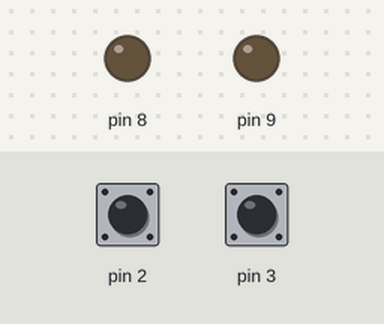
The sketch below on a simulated Arduino Uno, built with avr-gcc and run on an emulated ATmega328P. On the bench: output pins drawn as LEDs (lit = HIGH). The inputs (shaded band) are chosen by the test bench; at power-on: pin 2 HIGH, pin 3 HIGH.

Above: at 1.2 s.
1.3 s: pin 2 pulled LOW for 0.15 s
3.3 s: pin 3 pulled LOW for 0.15 s
5.3 s: pin 3 pulled LOW for 3.2 s
At 6.9 s:
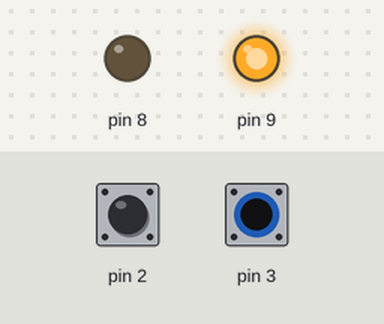
10.3 s: pin 2 pulled LOW for 3.2 s
At 11.9 s:
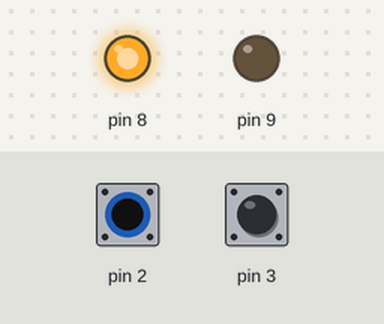
15.3 s: pin 2 driven LOW and pin 3 driven LOW
At 17.3 s:
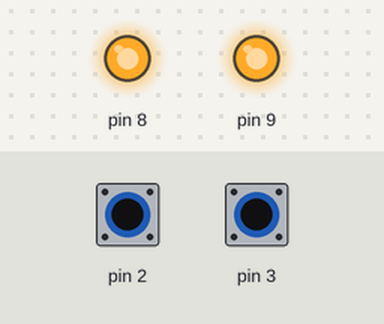
Timing chart, 0 to 18.8 s (numbered marks = the images above; inputs shaded):
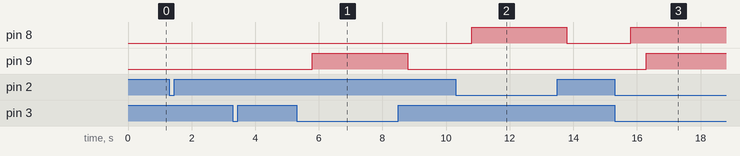

Measured:
- after the input at 5.3 s, pin 9: LOW → HIGH after 0.50 s, → LOW 3.0 s later
- after the input at 10.3 s, pin 8: LOW → HIGH after 0.50 s, → LOW 3.0 s later
- after the input at 15.3 s, pin 8: LOW → HIGH after 0.50 s; pin 9: LOW → HIGH after 1.0 s

The sketch:

sketch_may10a.ino
```cpp
void setup() {
  pinMode(8, OUTPUT); // устанавливаем пин 1 на выход
  pinMode(9, OUTPUT); // устанавливаем пин 2 на выход
  pinMode(2, INPUT_PULLUP); // устанавливаем пин 3 на вход с подтяжкой
  pinMode(3, INPUT_PULLUP); // устанавливаем пин 4 на вход с подтяжкой
}

void loop() {
  if (digitalRead(2) == LOW) { // если нажата кнопка на пине 3
    delay(500);
    digitalWrite(8, HIGH); // включаем светодиод на пине 1
  } else {
    digitalWrite(8, LOW); // выключаем светодиод на пине 1
  }

  if (digitalRead(3) == LOW) { // если нажата кнопка на пине 4
    delay(500);
    digitalWrite(9, HIGH); // включаем светодиод на пине 2
  } else {
    digitalWrite(9, LOW); // выключаем светодиод на пине 2
  }
}
```
